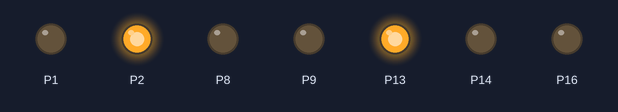
This program was run on a simulated BBC micro:bit (MakeCode). On the bench: output pins drawn as LEDs (lit = HIGH).

Above: at 0.1 s.
At 6.95 s:
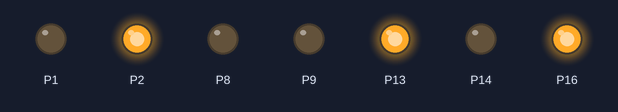
At 10.95 s:
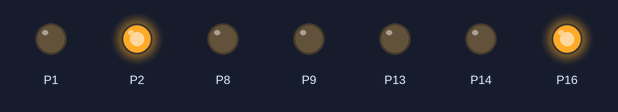
At 13.7 s:
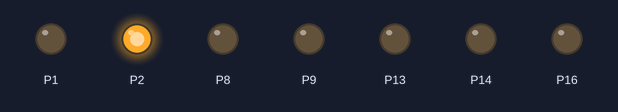
At 14.96 s:
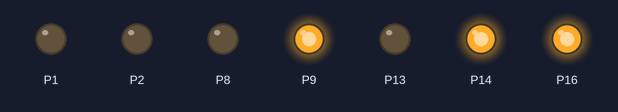
At 28.1 s:
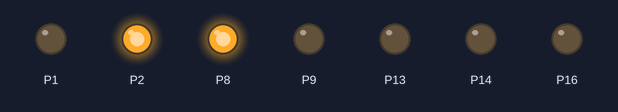
Timing chart, 0 to 40.0 s (numbered marks = the images above):
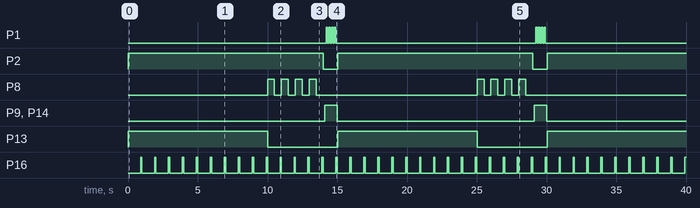

Measured:
- by itself, P1: goes 3 × (HIGH 0.10 s, LOW 0.10 s), HIGH 0.10 s, LOW 14.3 s, 3 × (HIGH 0.10 s, LOW 0.10 s), HIGH 0.10 s, then LOW
- by itself, P2: alternates HIGH for 14.0 s and LOW for 1.0 s
- by itself, P8: goes 3 × (HIGH 0.50 s, LOW 0.50 s), HIGH 0.50 s, LOW 11.5 s, 3 × (HIGH 0.50 s, LOW 0.50 s), HIGH 0.50 s, then LOW
- by itself, P9, P14: alternates HIGH for 0.90 s and LOW for 14.1 s
- by itself, P13: alternates HIGH for 10.0 s and LOW for 5.0 s
- by itself, P16: alternates HIGH for 0.10 s and LOW for 0.90 s

The program:

main.ts
```typescript
let semaforo_1 = ""
let semaforo_2 = ""
led.enable(false)
basic.forever(function () {
    pins.digitalWritePin(DigitalPin.P13, 1)
    semaforo_2 = "rojo"
    pins.digitalWritePin(DigitalPin.P2, 1)
    semaforo_1 = "verde"
    basic.pause(10000)
    pins.digitalWritePin(DigitalPin.P13, 0)
    semaforo_1 = "amarillo"
    for (let index = 0; index < 4; index++) {
        pins.digitalWritePin(DigitalPin.P8, 1)
        basic.pause(500)
        pins.digitalWritePin(DigitalPin.P8, 0)
        basic.pause(500)
    }
    pins.digitalWritePin(DigitalPin.P2, 0)
    semaforo_2 = "rojo"
    basic.pause(100)
    pins.digitalWritePin(DigitalPin.P9, 1)
    semaforo_1 = "rojo"
    pins.digitalWritePin(DigitalPin.P14, 1)
    semaforo_2 = "verde"
    basic.pause(100)
    semaforo_1 = "amarillo"
    for (let index = 0; index < 4; index++) {
        pins.digitalWritePin(DigitalPin.P1, 1)
        basic.pause(100)
        pins.digitalWritePin(DigitalPin.P1, 0)
        basic.pause(100)
    }
    pins.digitalWritePin(DigitalPin.P9, 0)
    pins.digitalWritePin(DigitalPin.P14, 0)
})
basic.forever(function () {
    while (semaforo_1 == "verde" || semaforo_1 == "amarillo") {
        basic.showLeds(`
            . . # . .
            . # # # .
            . . # . .
            . # # # .
            . # . # .
            `)
        basic.pause(100)
        basic.showLeds(`
            . . # . .
            . # # # .
            . . # . .
            . # # # .
            # . . . #
            `)
        pins.digitalWritePin(DigitalPin.P16, 1)
        basic.pause(100)
        pins.digitalWritePin(DigitalPin.P16, 0)
        basic.clearScreen()
    }
})
```

test.ts
```typescript
// aquí va el archivo "tests"; esto no se compilará cuando este paquete se utilice como una extensión.
```
